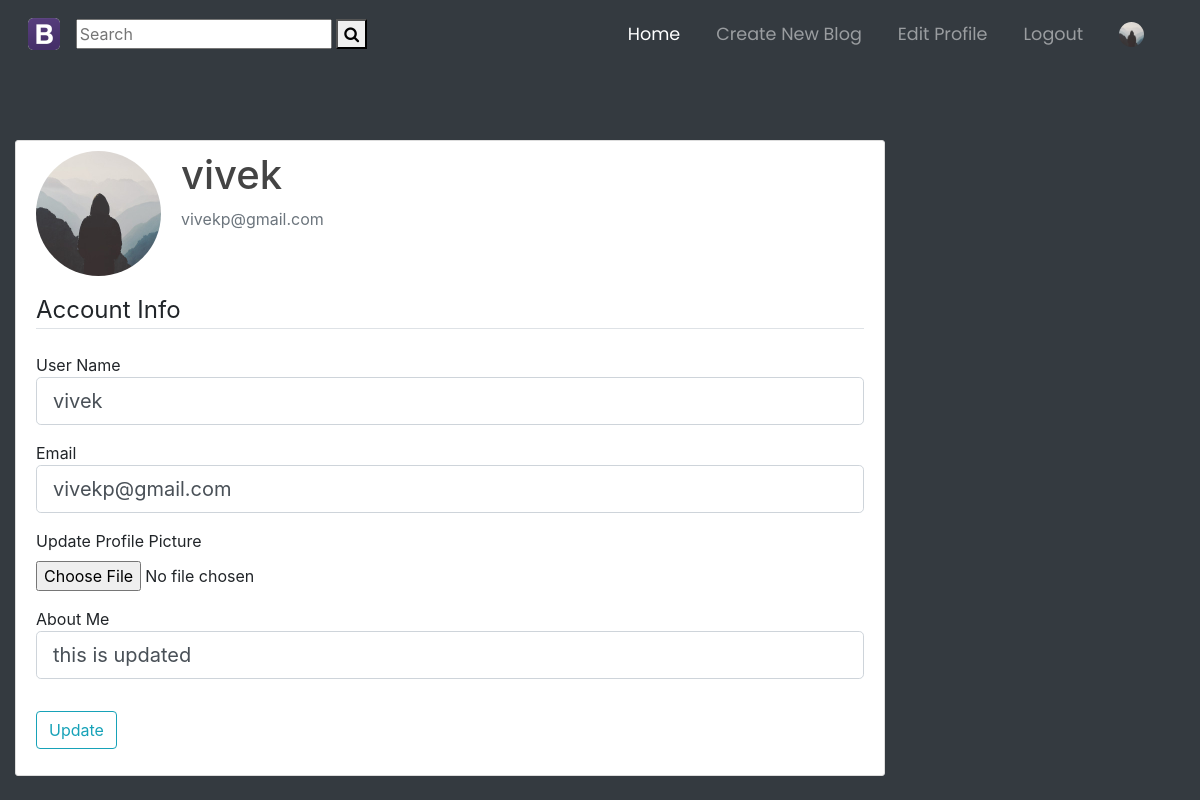
/account (signed in), run on an earlier commit of the app's database.
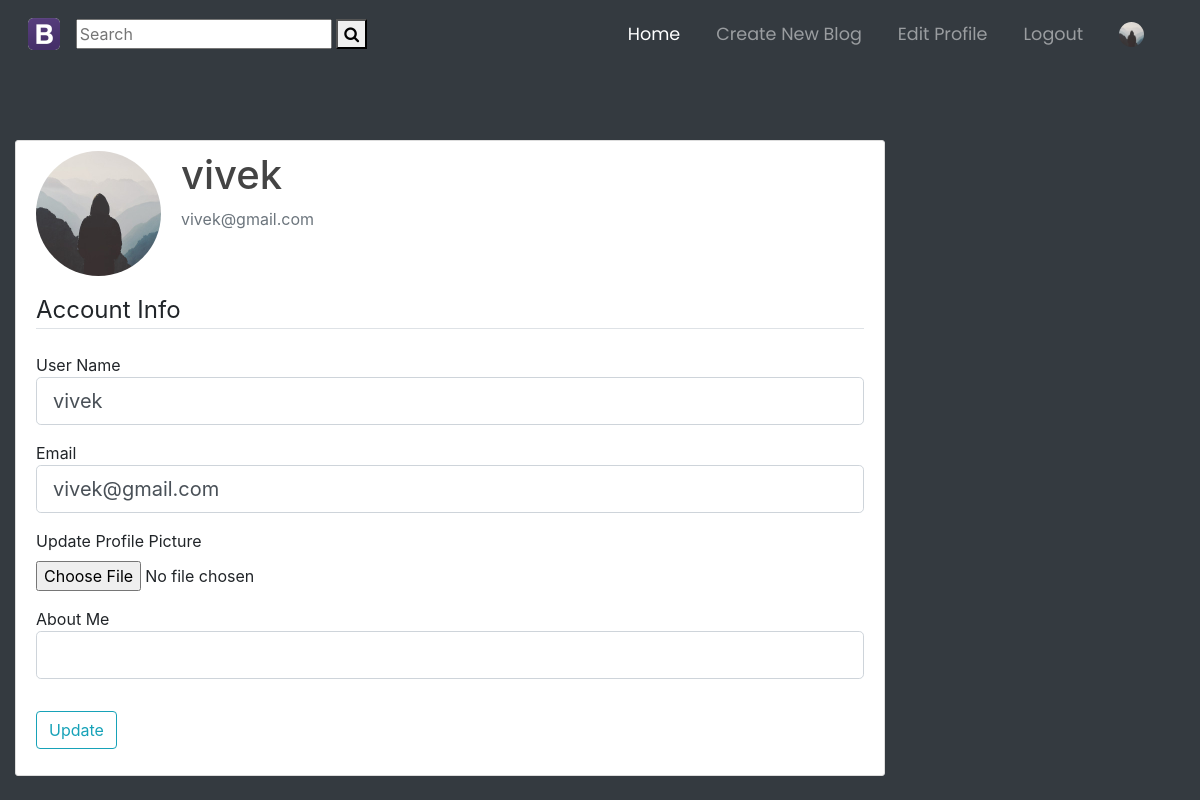
And on a later commit of the database.
### flaskblog/models.py (models this page shows, shortened)
class User(db.Model, UserMixin):
    id = db.Column(db.Integer, primary_key=True)
    username = db.Column(db.String(20), unique=True, nullable=False)
    email = db.Column(db.String(120), unique=True, nullable=False)
    image_file = db.Column(db.String(20), nullable=False, default='default.jpg')
    password = db.Column(db.String(60), nullable=False)
    posts = db.relationship('Post', backref='author', lazy=True)
    aboutme = db.Column(db.String(1000))
    user_comments = db.relationship('Comment', backref='commentor', lazy=True)
    liked = db.relationship('PostLike', foreign_keys='PostLike.user_id', backref='user', lazy='dynamic')

### flaskblog/routes.py (the view)
@app.route("/account", methods=['GET', 'POST'])
@login_required
def account():
    form = UpdateAccountForm()
    if form.validate_on_submit():
        if form.picture.data:
            picture_file = save_picture(form.picture.data)
            current_user.image_file = picture_file
        current_user.username = form.username.data
        current_user.email = form.email.data
        current_user.aboutme = form.aboutme.data
        db.session.commit()
        flash('Your account has been updated!', 'success')
        return redirect(url_for('account'))
    elif request.method == 'GET':
        form.username.data = current_user.username
        form.email.data = current_user.email
        form.aboutme.data = current_user.aboutme
    image_file = url_for('static', filename='profile_pics/' + current_user.image_file)
    return render_template('account.html', title='Account',
                           image_file=image_file, form=form)

### flaskblog/forms.py (shortened to what this page needs)
class UpdateAccountForm(FlaskForm):
    username = StringField('Username',
                           validators=[DataRequired(), Length(min=2, max=20)])
    email = StringField('Email',
                        validators=[DataRequired(), Email()])
    aboutme = StringField('aboutme')
    picture = FileField('Update Profile Picture', validators=[FileAllowed(['jpg', 'png'])])
    submit = SubmitField('Update')

### flaskblog/models.py (called while the page is built)
@login_manager.user_loader
def load_user(user_id):
    return User.query.get(int(user_id))

### flaskblog/templates/account.html (shortened to what this page needs)
{% extends "layout.html" %}
{% block content %}
        <div class="content-section">
            <div class="media">
                <img class="rounded-circle account-img" src="{{ image_file }}">
                <div class="media-body">
                    <h2 class="account-heading">{{ current_user.username }}</h2>
                    <p class="text-secondary">{{ current_user.email }}</p>
                </div>
            </div>
            <form method="POST" action="" enctype="multipart/form-data">
                <fieldset class="form-group">
                    <legend class="border-bottom mb-4">Account Info</legend>
                    <div class="form-group">
                        User Name
                        {% if form.username.errors %}
                            {{ form.username(class="form-control form-control-lg is-invalid") }}
                            <div class="invalid-feedback">
                                {% for error in form.username.errors %}
                                    <span>{{ error }}</span>
                                {% endfor %}
                            </div>
                        {% else %}
                            {{ form.username(class="form-control form-control-lg") }}
                        {% endif %}
                    </div>
                    <div class="form-group">
                        Email
                        {% if form.email.errors %}
                            {{ form.email(class="form-control form-control-lg is-invalid") }}
                            <div class="invalid-feedback">
                                {% for error in form.email.errors %}
                                    <span>{{ error }}</span>
                                {% endfor %}
                            </div>
                        {% else %}
                            {{ form.email(class="form-control form-control-lg") }}
                        {% endif %}
                    </div>
                    <div class="form-group">
                        {{ form.picture.label() }}
                        {{ form.picture(class="form-control-file") }}
                    </div>
                    <div class="form-group">
                        About Me
                        {% if form.aboutme.errors %}
                            {{ form.aboutme(class="form-control form-control-lg is-invalid") }}
                            <div class="invalid-feedback">
                                {% for error in form.aboutme.errors %}
                                    <span>{{ error }}</span>
                                {% endfor %}
                            </div>
                        {% else %}
                            {{ form.aboutme(class="form-control form-control-lg") }}
                        {% endif %}
                    </div>
                </fieldset>
                <div class="form-group">
                    {{ form.submit(class="btn btn-outline-info") }}
                </div>
            </form>
        </div>
{% endblock content %}

### flaskblog/templates/layout.html (shortened to what this page needs)
<!DOCTYPE html>
<html>
<head>
    <link rel="stylesheet" href="https://maxcdn.bootstrapcdn.com/bootstrap/4.0.0/css/bootstrap.min.css">
    <link rel="stylesheet" type="text/css" href="{{ url_for('static', filename='style.css') }}">
    <link rel="stylesheet" type="text/css" href="{{ url_for('static', filename='post.css') }}">
    <link rel="stylesheet" href="https://cdnjs.cloudflare.com/ajax/libs/font-awesome/4.7.0/css/font-awesome.min.css">
    <header class="site-header">
        <nav class="navbar navbar-expand-md fixed-top navbar-dark bg-dark">
            <div class="container-fluid">
                <a class="navbar-brand" href="/"><img src="{{ url_for('static', filename= 'icons/Blogger.ico')}}"></a>
                    <form autocomplete="off" action="{{ url_for('search')}}" method="post">
                        <div class="autocomplete">
                            <div class="search-container">
                                <input id="myInput" type="text" name="myInput" placeholder="Search">
                                <button type="submit"><i class="fa fa-search"></i></button>
                            </div>
                        </div>
                    </form>
                <div class="collapse navbar-collapse" id="collapsibleNavbar">
                    <ul class="navbar-nav ml-auto ">
                        <li class="nav-item active">
                            <a class="nav-link" href="{{ url_for('home') }}">Home</a>
                        </li>
                        {% if current_user.is_authenticated %}
                            <li class="nav-item">
                                <a class="nav-link" href="{{ url_for('new_post') }}">Create New Blog</a>
                            </li>
                            <li class="nav-item">
                                <a class="nav-link" href="{{ url_for('account') }}">Edit Profile</a>
                            </li>
                            <li class="nav-item">
                                <a class="nav-link" href="{{ url_for('logout') }}">Logout</a>
                            </li>
                            <li class="nav-item">
                                <a class="nav-link" href="{{ url_for('account') }}"><img class="rounded-image" src="{{ url_for('static', filename='profile_pics/' + current_user.image_file) }}" style="border-radius: 50%;width: 25px; height: 25px; padding-top: 0"></a>
                            </li>
                        {% endif %}
                    </ul>
                </div>
            </div>
        </nav>
    </header>
</head>
<body class="bg-dark">
    <div class="outside-header">
        <main role="main" class="container-fluid" style="padding-top: 80px;">
            <div class="row">
                 <div class="col-md-9">
                    {% block content %}{% endblock %}
                </div>
                <div class="col-md-3">
                </div>
            </div>
        </main>
    </div>
</body>
</html>

### flaskblog/static/style.css (style rules this page uses)
body { background: #ffffff; height: 100%; padding-top: 5%; }
main { height: 100%; }
#collapsibleNavbar { font-family: 'Poppins', sans-serif; color: #222; overflow: hidden; }
h1, h2, h3, h4, h5, h6 { color: #444444; }
.content-section { background: #ffffff; padding: 10px 20px; border: 1px solid #dddddd; border-radius: 3px; margin-bottom: 20px; }
p { overflow: auto; }
.account-img { height: 125px; width: 125px; margin-right: 20px; margin-bottom: 16px; }
.account-heading { font-size: 2.5rem; }
.navbar { padding: 0.8rem; }
.navbar-nav li { padding-right: 20px; }
.nav-link { font-size: 1.1em; }
.autocomplete { position: relative; display: inline-block; }

What changed in the data, as far as the page shows it:
changed User "vivek": email "vivekp@gmail.com" → "vivek@gmail.com"; aboutme "this is updated" → (not shown)
